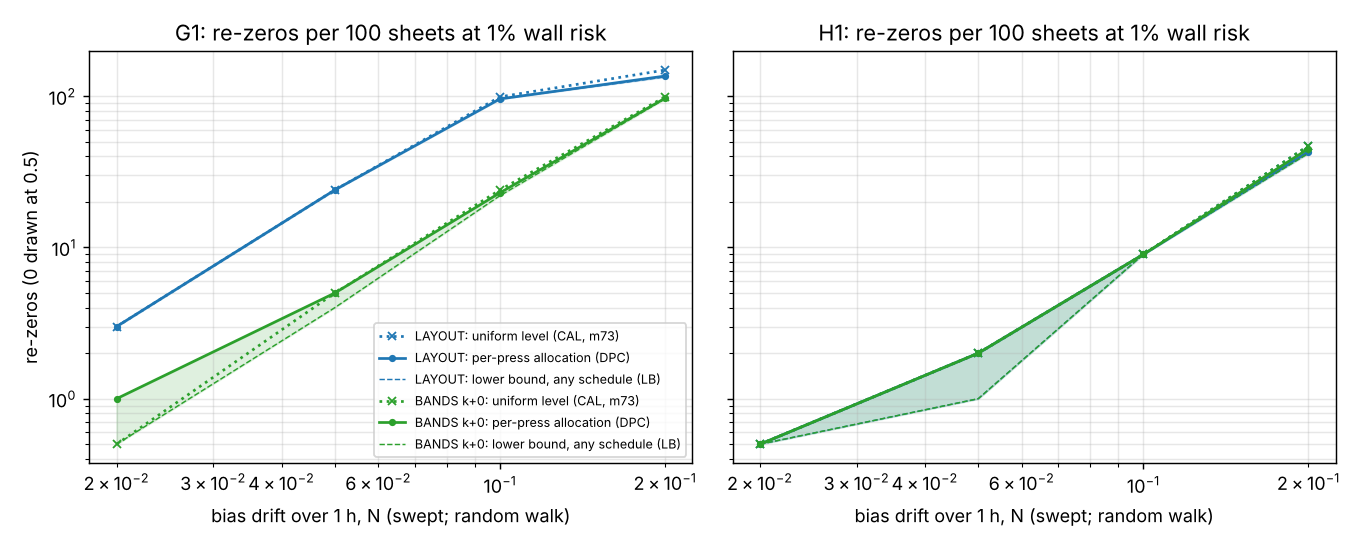

This figure's Python source:
"""Figure for milestone 74: python experiments/m74_allocate/figure.py (reads results.json).

Re-zeros per 100 sheets against the hour's drift magnitude D1 under a random-walk bias, LAYOUT and BANDS k+0 plans:
milestone 73's uniform calibrated level (CAL), the per-press allocation calibrated by Monte Carlo (DPC), and the lower
bound on any schedule with 1% wall risk (LB); G1 left, H1 right."""
import json
import os

import matplotlib
matplotlib.use("Agg")
import matplotlib.pyplot as plt  # noqa: E402

HERE = os.path.dirname(os.path.abspath(__file__))
R = json.load(open(os.path.join(HERE, "results.json")))["rows"]
D1 = (0.02, 0.05, 0.1, 0.2)
PLANS = (("LAYOUT", "C0"), ("BANDS k+0", "C2"))
fig, axes = plt.subplots(1, 2, figsize=(10.5, 4.2), sharey=True)
for ax, n in zip(axes, ("g1", "h1")):
    for plan, col in PLANS:
        row = lambda k: [max(R[f"{n}|{plan}|RW|{d}"][k], 0.5) for d in D1]
        ax.plot(D1, row("CAL"), color=col, ls=":", marker="x", ms=4, label=f"{plan}: uniform level (CAL, m73)")
        ax.plot(D1, row("DPC"), color=col, marker="o", ms=3, label=f"{plan}: per-press allocation (DPC)")
        ax.fill_between(D1, row("LB"), row("DPC"), color=col, alpha=0.15)
        ax.plot(D1, row("LB"), color=col, ls="--", lw=0.8, label=f"{plan}: lower bound, any schedule (LB)")
    ax.set_xscale("log")
    ax.set_yscale("log")
    ax.set_xlabel("bias drift over 1 h, N (swept; random walk)")
    ax.set_title(f"{n.upper()}: re-zeros per 100 sheets at 1% wall risk")
    ax.grid(alpha=0.3, which="both")
axes[0].set_ylabel("re-zeros (0 drawn at 0.5)")
axes[0].legend(fontsize=7)
fig.tight_layout()
fig.savefig(os.path.join(HERE, "figure.png"), dpi=130)
